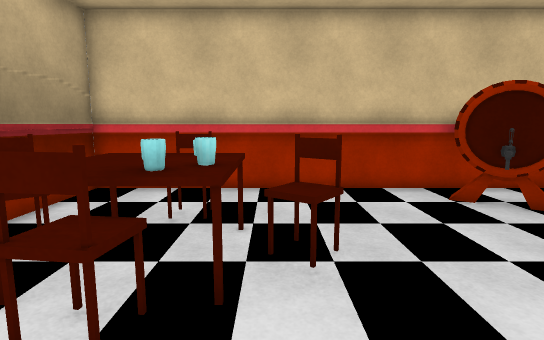
[1] (above)

12 first-person views from a walk through a scene from a Unity 3-D project. The camera is 1.4 m above the floor, tilts 8° down and sees 80° across. The floor is counted in squares, 0.66 m on a side. Each view is taken from the middle of a square. On the plan, view 1 faces up. The plan holds only what a view shows up to about 18 squares ahead; the rest is blank. The player is left out. Some animated figures are left out.

[2]
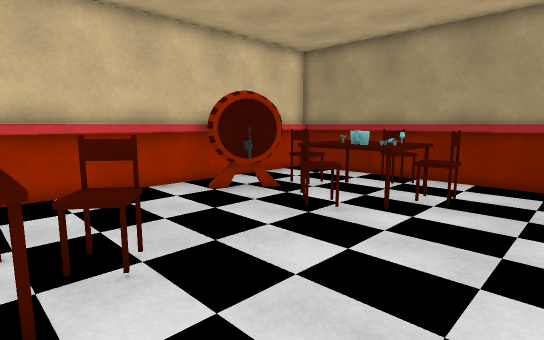

[3]
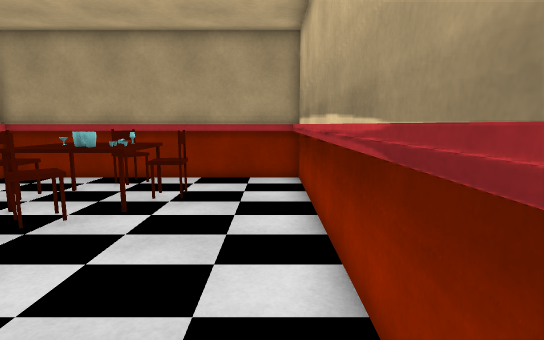

[4]
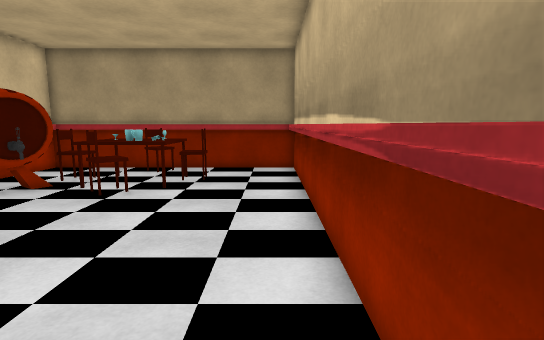

[5]
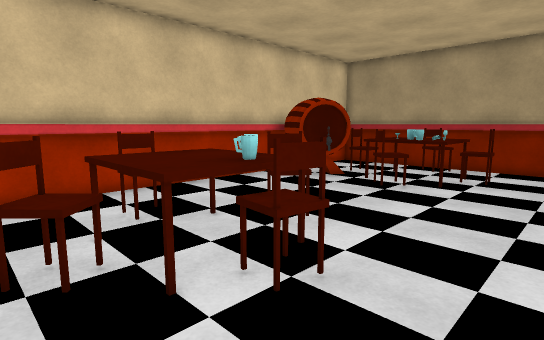

[6]
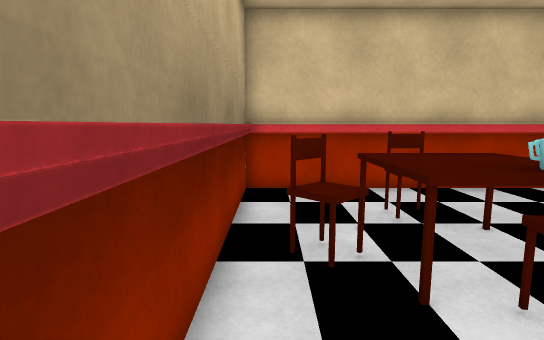

[7]
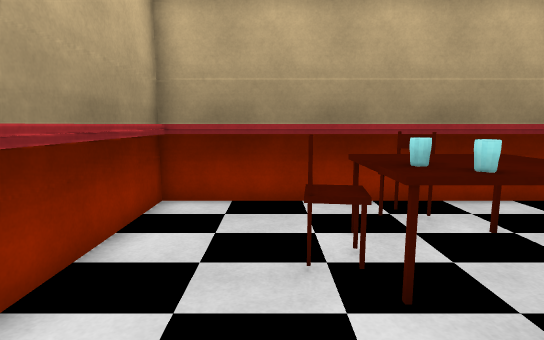

[8]
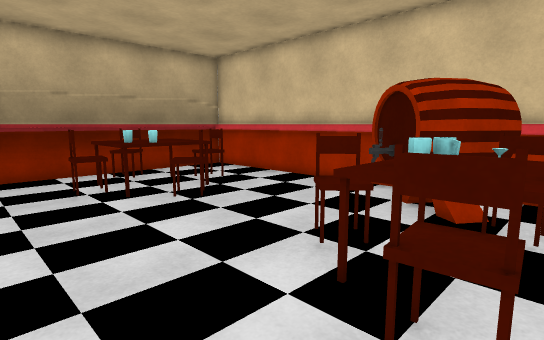

[9]
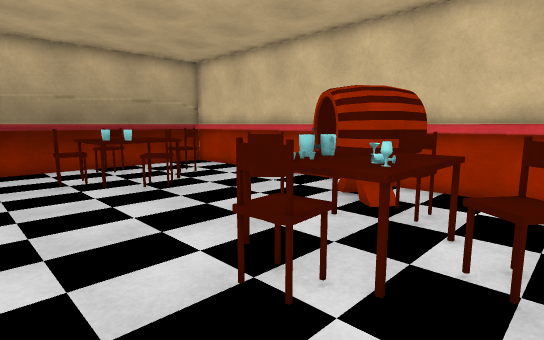

[10]
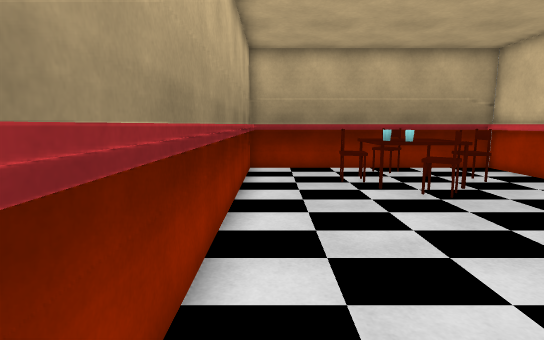

[11]
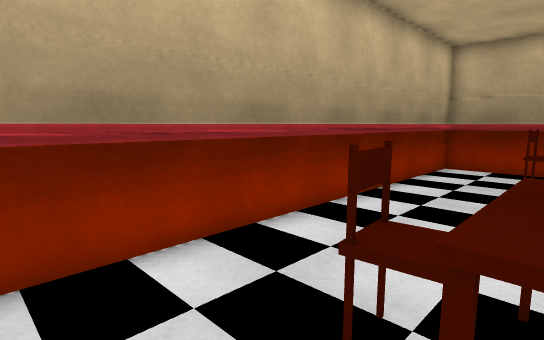

[12]
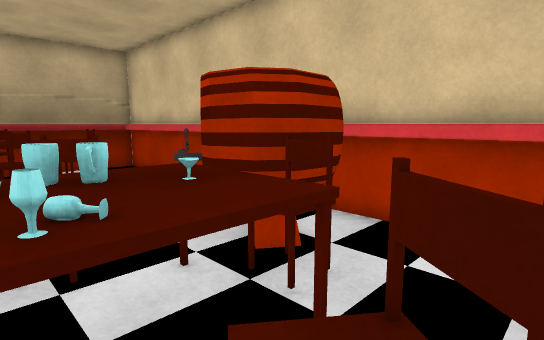

### Floor plan
Key: @ floor where view 1 was taken; # wall or solid block; x gap in a wall; . floor; = window, fence, low wall or low ledge; ^ raised ledge; B barrel.
Columns run from 6 left of view 1 to 12 right of it. Each row starts with its distance up from view 1.
 11           #####
 10 ############B######
  9 #..........BBBB...#
  8 #...=......BBB#...#
  7 #..#^^.....BBB^...#
  6 #.#^^^#......^^^#.#
  5 #x^^^^^^....^^^^^^#
  4 #.=^^^=.....=^^^=.#
  3 #..=^^.......=^^..#
  2 #...=.........=...#
  1 #.................#
  0 #.....@...........#
 -1 ###################

Positions as (right, up) in squares from view 1, and headings:
1: (0, 0), facing up
2: (-1, 0), facing up-right
3: (-1, 0), facing right
4: (-4, 0), facing right
5: (-5, 0), facing up-right
6: (-5, 0), facing up
7: (3, 2), facing left
8: (9, 0), facing up-left
9: (11, 0), facing up-left
10: (10, 0), facing left
11: (11, 4), facing down-left
12: (11, 4), facing up-left
